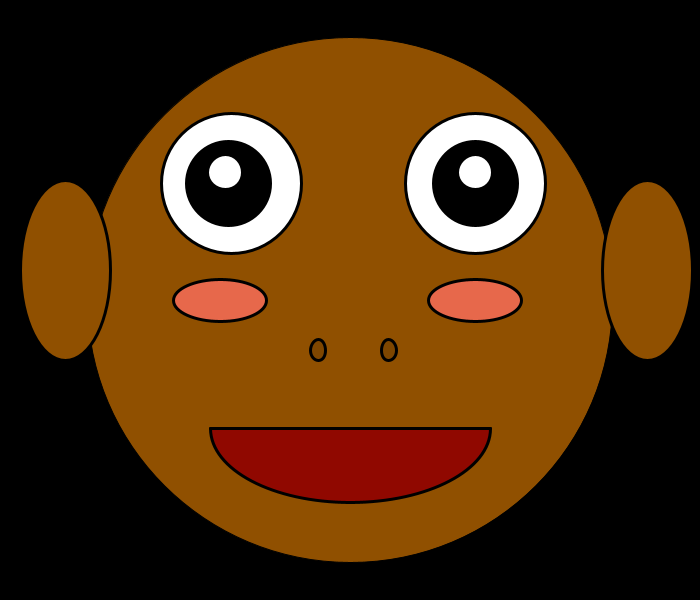
Frame 1 (no input)
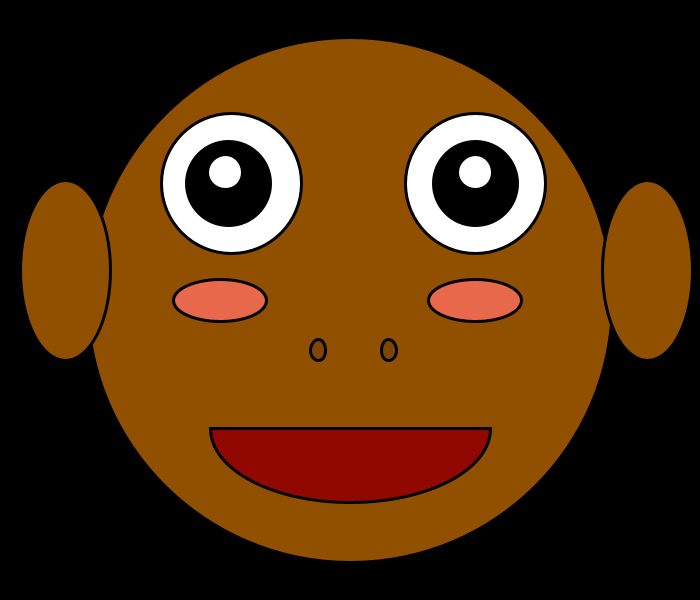
Frame 60 (the mouse pressed at the canvas centre just before this capture)
Frame 120 (the mouse held since frame 60 and released just before this capture): identical to frame 60, image omitted

The Processing sketch that drew these frames (run headless with seeded random() and noise(); from frame 60 on, the mouse is pressed at the canvas centre):

// Processing sketch: FinalClass
// ── FinalClass.pde
//Global Variables & Classes
ArrayList<Shape> shapes = new ArrayList<Shape>();
color white=255, black =#000000;

void setup() {
  size(700, 600); 
  
  float x = width*1/4;
  float y = height*1/4;
  float ptX = width*3/4;
  float ptY = height*1/4;
  //Point p = new Point (x-width*1/16, y);
  //Line l = new Line (x, y, ptX, ptY); //horizontal line
  float diameter = width*1/5;
  float yDiameter = width*1/10; 
  float side = width*1/3;
  float sideHeight = height*1/2;
  //Square s = new Square (x, y, side);
  //Rectangle r = new Rectangle (x, y, side, sideHeight);
  //Circle circle = new Ellipse(x+width*1/8,y+width*1/8,diameter+width*1/8,yDiameter+width*1/8);
 // Ball b = new Ball (x+width*1/2, y, diameter, diameter);
  //Hat h = new Hat (x+width*1/2, y, side-width*1/6, sideHeight);
  float xFace = width*1/2;
  float yFace = height*1/2;
  float dFace = width*3/4; 
  Face f = new Face(xFace,yFace,dFace); //face
  Mouth mt = new Mouth(x, y + height*0.40, ptX, ptY + height*0.40); // mouth
  Ellipse lNostril = new Ellipse (x*20/11, y+height*1/3, diameter-width*2/9, yDiameter-91); //left nostril
  Ellipse rNostril = new Ellipse (x * 20/9, y+height*1/3, diameter-width*2/9, yDiameter-91); //right nostril
  Cheeks lCheek = new Cheeks(x+45, y+height*1/4, diameter-width*2/6, yDiameter-height*3/16); //left cheek
  Cheeks rCheek = new Cheeks(x*19/7, y+height*1/4, diameter-width*2/6, yDiameter-height*3/16); // right cheek
  Circle lEye = new Circle (x+56, y+33, diameter-width*2/5); //left eye
  Circle rEye = new Circle (x+width*3/7, y+33, diameter-width*2/5); // right eye
  Circle lDot = new Circle (x+50, y+22, diameter-width*2/8); // left eye
  Circle rDot = new Circle (x+width*3/7, y+22, diameter-width*2/8); // right eye
  Eyes lPupil = new Eyes(x+53 ,y+33, diameter-width*0.08); // left pupil
  Eyes rPupil = new Eyes(x+width*3/7,y+33,diameter-width*0.08); // right pupil
  Ear lEar = new Ear(x-110, y+height*1/5, 90, 180); // left ear
  Ear rEar = new Ear(x*3.7, y+height*1/5, 90, 180); // right ear
  
  shapes.add(f); 
  shapes.add(lEye); 
  shapes.add(rEye); 
  shapes.add(lPupil); 
  shapes.add(rPupil); 
  shapes.add(lDot); 
  shapes.add(rDot); 
  shapes.add(lNostril); 
  shapes.add(rNostril); 
  shapes.add(lEar); 
  shapes.add(rEar); 
  shapes.add(lCheek); 
  shapes.add(rCheek); 
  shapes.add(mt); 
  /**shapes.add(r);
  //shapes.add(l);
  shapes.add(s);
  shapes.add(p);
  shapes.add(h);
  shapes.add(b);*/
}//End setup

void draw() {
  background(black); 
  for ( Shape s : shapes ) {
    s.draw();
  }
}//End draw

void keyPressed() {
}//End keyPressed

void mousePressed() {
}//End mousePressed

//End MAIN (Driver)

// ── Ball.pde
/**final private class Ball extends Ellipse {
  // Global variables
  // Constructor
  private Ball (float x, float y, float diameter,  float yDiameter) {
    super(x, y, diameter, yDiameter);
  } // End constructor
  
    // common methods
}// End Ball*/

// ── Cheeks.pde
private class Cheeks extends Circle {
  //Global Variables
  public float yDiameter;
  
  //Constructor
  private Cheeks(float x, float y, float diameter, float yDiameter) {
    super(x, y, diameter);
    this.yDiameter = yDiameter;
  }//End Constructor
  
  final public void draw() {
    fillCode();
    ellipse(x, y, diameter, yDiameter); 
    fillWhite();
  }//End draw
  
  //Common Methods
  final public color fillColour (color colour) {
    return color(#E7684B); 
  }
  
}//End Cheeks

// ── Circle.pde
private class Circle extends Point {
  //Global Variables
  public float diameter;
  
  //Constructor
  private Circle(float x, float y, float diameter) {
    super(x, y);
    this.diameter = diameter;
  }//End Constructor
 
  public void draw() {
    fillCode();// Non-white colour
    circle(x, y, diameter);
    fillWhite(); //Reset to White colour
  }//End draw
  
   public color fillColour (color colour) {
    if (colour != 255) {return 255;} else {return color(255); }
  }
  //Common Methods
}//End Circle

// ── Ear.pde
private class Ear extends Circle {
  //Global Variables
  public float yDiameter;
  
  //Constructor
  private Ear(float x, float y, float diameter, float yDiameter) {
    super(x, y, diameter);
    this.yDiameter = yDiameter;
  }//End Constructor
  
  final public void draw() {
    fillCode();
    ellipse(x, y, diameter, yDiameter); 
    fillWhite();
  }//End draw
 
  //Common Methods
  final public color fillColour (color colour) {
    return color(#905000);
  }
  
}//End Ear

// ── Ellipse.pde
private class Ellipse extends Circle {
  //Global Variables
  public float yDiameter;
 
  //Constructor
  private Ellipse(float x, float y, float diameter, float yDiameter) {
    super(x, y, diameter);
    this.yDiameter = yDiameter;
  }//End Constructor
  
  final public void draw() {
    fillCode();
    ellipse(x, y, diameter, yDiameter); //ptX=xDiameter, ptY=yDiameter
    fillWhite();
  }//End draw
  
  //Common Methods
  final public color fillColour (color colour) { 
    return color(#7E4600);
  }
  
}//End Ellipse

// ── Eyes.pde
final private class Eyes extends Circle {
  // Global variables
  
  // Constructor
  private Eyes(float x, float y, float diameter) {
    super(x, y,diameter);
  }//End Constructor
  
  public void draw() {
    fillCode();// Non-white colour
    circle(x, y, diameter);
    fillWhite(); //Reset to White colour
  }//End draw
  
  // common methods
  final public color fillColour(color colour) {
    return color(0);
  }
  
}// End Eyes

// ── Face.pde
final private class Face extends Circle {
  // Global variables
  
  // Constructor
  private Face(float x, float y, float diameter) {
    super(x, y,diameter);
    this.diameter = diameter;
  }//End Constructor

  public void draw() {
    fillCode();// Non-white colour
    circle(x, y, diameter);
    fillWhite(); //Reset to White colour
    //stroke(#905000);
    strokeWeight(3);
    //fill(#905000);
  }//End draw
  
  //common methods
  final public color fillColour(color colour) {
    return color(#905000); //#905000
  }
    
}// End Face

// ── Hat.pde
private class Hat extends Rectangle {
  //constructor
  private Hat (float x, float y, float side, float sideHeight) {
    super( x, y, side, sideHeight);
  }
  // void draw() {}// end draw
  //common methods
} // end Hat

// ── Line.pde
final private class Line extends Point {
  //Global Variables
  private float ptX, ptY;
  
  //Constructor
  private Line (float x, float y, float ptX, float ptY) {
    super(x, y);
    this.ptX = ptX;
    this.ptY = ptY;
  }//End Constructor
 
  public void draw() {
    line(x, y, ptX, ptY);
  }//End draw
  
  //Common Methods
  
}//End Line

// ── Mouth.pde
final private class Mouth extends Point {
  //Global Variables
  private float ptX, ptY;
 
  //Constructor
  private Mouth (float x, float y, float ptX, float ptY) {
    super(x, y);
   this.ptX = ptX;
    this.ptY = ptY;
  }//End Constructor
 
  public void draw() {
    stroke(0);
    fill(#900800);
    arc(width*1/2,height*5/7,width*2/5,height*1/4,0,3.14);
    line(width*3/10, height*.714, width*7/10, height*.714);
  }//End draw

  //Common Methods
    
    
}//End Line

// ── Point.pde
private class Point extends Shape {
  //Global Variables
  private color colour = 255;
  
  //Constructor
  private Point (float x, float y) {
    super(x, y);
  }//End Constructor
  
 public void draw() {
    stroke(255); //Grey scale
    point(x, y);
    stroke(0); // grey scale, affects the linde class too
  }//End draw
  
  //Common Methods
  final public void fillCode() {
    fill( fillColour (colour));
  } // End fillCode
  final public void fillWhite() {
    fill(fillColour(colour));
  }// End fillWhite
  public color fillColour (color colour) {
    return color(0,0,0);
  }
  
}//End Point

// ── Rectangle.pde
private class Rectangle extends Square {
  //Global Variables
  public float sideHeight;
  
  //Constructor
  private Rectangle(float x, float y, float side, float sideHeight) {
    super(x, y, side);
    this.sideHeight = sideHeight;
  }//End Constructor
  
  final public void draw() {
    fillCode();
    rect(x, y, side, sideHeight);
    fillWhite();
  }//End draw
  
  //Common Methods
  final public color fillColour(color colour) {
    return color(0, colour,0);
  }
  
}//End Rectangle

// ── Shape.pde
abstract private class Shape {
  //Global Variables
  public float x, y;
  
  //Constructor: point(), line(), ellipse(), circle(), square(), rect(), etc. (student directed)
 private Shape(float xParameter, float yParameter) {//Possible Bug
    this.x = xParameter;
    this.y = yParameter;
  }//End Constructor
  
  abstract public void draw();//End draw
  
  //Common Methods
  //abstract public void fillWhite();
}//End Shape

// ── Square.pde
private class Square extends Point {
  //Global Variables
  public float side;
  
  //Constructor
 private Square(float x, float y, float side) {
    super(x, y);
    this.side = side;
  }//End Constructor
  
 public void draw() {
    fillCode(); // non-white colour
    square(x, y, side);
   fillWhite(); //
  }//End draw
  
  //Common Methods
  public color fillColour (color colour) {
    return color(0,0,colour); //Not night mode, hint hint;
  }
  
}//End Square
